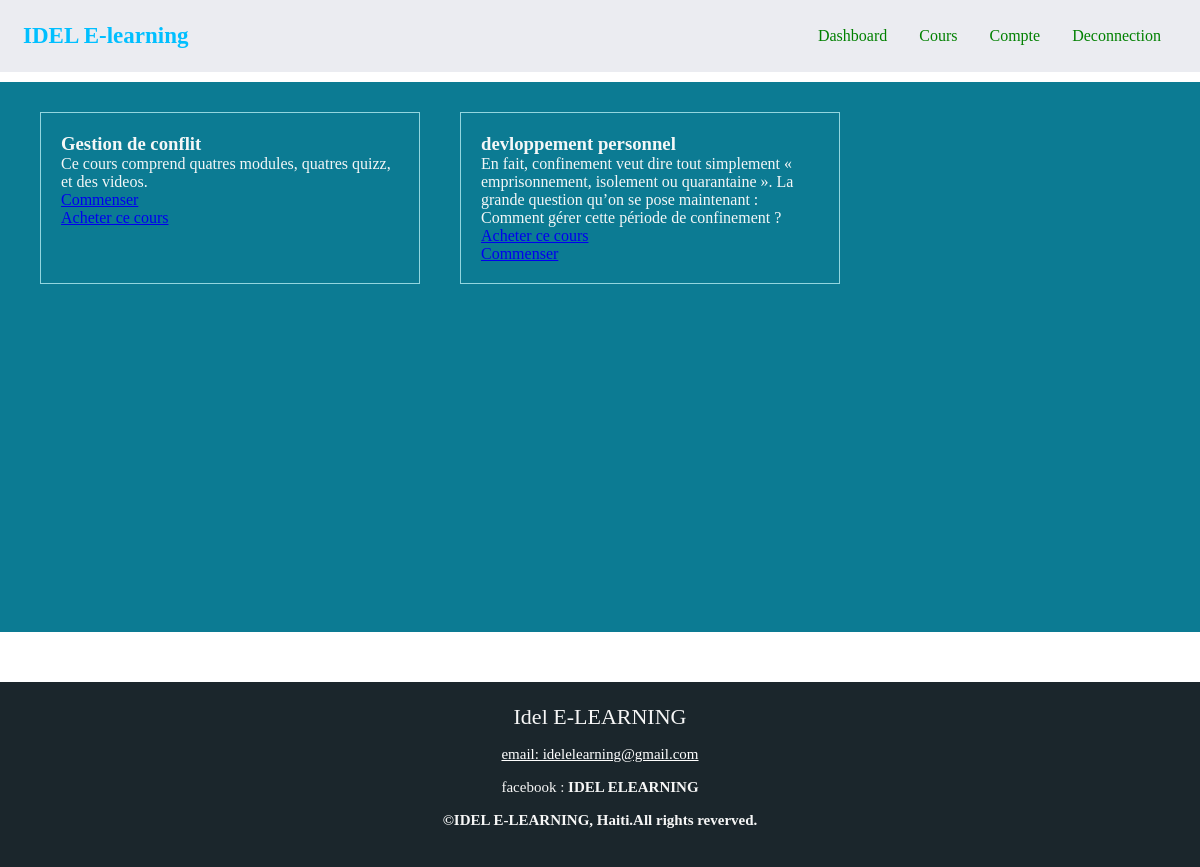
The app's page /nos-cours/ (signed in) with its own data.
### course/models.py (models this page shows, shortened)
class Courses(models.Model):
    title = models.CharField(max_length=250)
    description = models.TextField()
    author = models.CharField(max_length=50)
    price = models.IntegerField()
    time = models.TimeField(null=True, blank=True)
    url = models.CharField(null=True, blank=True, max_length=15)
    active = models.BooleanField(default=False)

### course/views.py (the view)
# urls.py: path('nos-cours/', views.cours, name="nos-cours"),
def cours(request):
    cours = Courses.objects.all()
    student = Students.objects.get(user=request.user)
    return render(request, "nos-cours.html", {'cours': cours})

### Elearning/templates/nos-cours.html
{% extends "base.html"%}
{% load static %}
{%block content%}
<section id="htr-border">
    <div id="element-row">
        {% for i in cours %}
        <div class="element-column">
            <h3>{{ i.title }}</h3>
            <p>{{ i.description }}</p>
            <div>
                <p>
                    {% with lien=i.url ok=request.user.myuser.get.course.all %}
                    {% for c in ok %}
                    <a href="{% if c.active and i.id == c.id %}{{lien}}{% else %} {% url 'pin' i.id %} {% endif %}">
                        {% if c.active and i.id == c.id %}Commenser{% else %}Acheter ce cours{% endif %}</a></p>
                    {% endfor %}
                    {% endwith %}
            </div>
        </div>
        {% endfor %}
    </div>
</section>
{%endblock%}

### static/menu.css (style rules this page uses)
* { margin: 0; padding: 0; box-sizing: border-box; font-family: "open sans" sans-sherif; }
#htr-border { height: 550px; background: #0c7b93; color: #f4f7f7; }
#element-row { display: flex; flex-direction: row; padding: 10px; margin: 10px; }
.element-column { border: 1px solid rgb(147, 214, 223); display: flex; flex-direction: column; height: auto; width: 380px; padding: 20px; margin: 20px; }
.element-column { padding-bottom: 20px; margin-bottom: 15px; }

### static/dev-cours-style.css (style rules this page uses)
* { margin: 0; padding: 0; }

### static/gestion-de-conflit.css (style rules this page uses)
body { margin: 0; padding: 0; }

### records on screen
Courses: title "Gestion de conflit", description "Ce cours comprend quatres modules, quatres quizz, et des videos.", active "Commenser"
Courses: active "Acheter ce cours", title "devloppement personnel", description "En fait, confinement veut dire tout simplement « emprisonnement, isolement ou quarantaine ». La grande question qu’on se pose maintenant : Comment gérer cette période de confinement ?"
